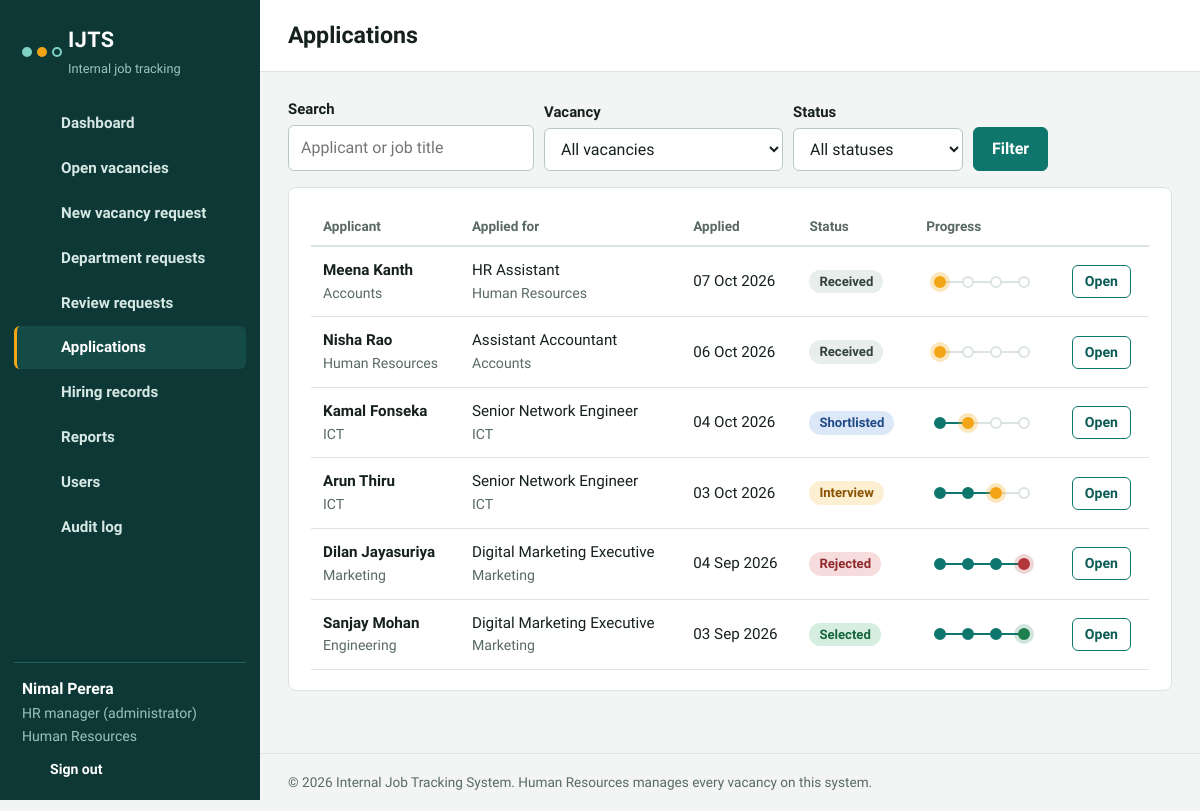
The page /applications.php (signed in) on the database its author committed.
### tables this page shows
CREATE TABLE users (
  id INT UNSIGNED AUTO_INCREMENT PRIMARY KEY,
  full_name VARCHAR(100) NOT NULL,
  email VARCHAR(120) NOT NULL UNIQUE,
  password_hash VARCHAR(255) NOT NULL,
  role ENUM('admin','hr','manager','employee') NOT NULL DEFAULT 'employee',
  department_id INT UNSIGNED NOT NULL,
  status ENUM('Active','Inactive') NOT NULL DEFAULT 'Active',
  created_at TIMESTAMP DEFAULT CURRENT_TIMESTAMP,
  FOREIGN KEY (department_id) REFERENCES departments(id)
);

CREATE TABLE departments (
  id INT UNSIGNED AUTO_INCREMENT PRIMARY KEY,
  name VARCHAR(80) NOT NULL UNIQUE
);

CREATE TABLE applications (
  id INT UNSIGNED AUTO_INCREMENT PRIMARY KEY,
  vacancy_id INT UNSIGNED NOT NULL,
  user_id INT UNSIGNED NOT NULL,
  cover_note TEXT NULL,
  cv_file VARCHAR(100) NULL,
  status ENUM('Received','Shortlisted','Interview','Selected','Rejected','On Hold') NOT NULL DEFAULT 'Received',
  applied_at TIMESTAMP DEFAULT CURRENT_TIMESTAMP,
  UNIQUE KEY uq_vac_user (vacancy_id, user_id),
  FOREIGN KEY (vacancy_id) REFERENCES vacancies(id),
  FOREIGN KEY (user_id) REFERENCES users(id)
);

CREATE TABLE vacancies (
  id INT UNSIGNED AUTO_INCREMENT PRIMARY KEY,
  title VARCHAR(150) NOT NULL,
  department_id INT UNSIGNED NOT NULL,
  requested_by INT UNSIGNED NOT NULL,
  positions TINYINT UNSIGNED NOT NULL DEFAULT 1,
  description TEXT NOT NULL,
  qualifications TEXT NOT NULL,
  justification TEXT NULL,
  closing_date DATE NOT NULL,
  status ENUM('Pending','Approved','Published','Returned','Rejected','Closed','Filled') NOT NULL DEFAULT 'Pending',
  hr_comment TEXT NULL,
  reviewed_by INT UNSIGNED NULL,
  created_at TIMESTAMP DEFAULT CURRENT_TIMESTAMP,
  published_at DATETIME NULL,
  FOREIGN KEY (department_id) REFERENCES departments(id),
  FOREIGN KEY (requested_by) REFERENCES users(id),
  FOREIGN KEY (reviewed_by) REFERENCES users(id),
  INDEX idx_vac_status (status)
);

### includes/db.php (called while the page is built)
<?php
function db() {
    static $pdo = null;
    if ($pdo === null) {
        try {
            $pdo = new PDO(
                'mysql:host=' . DB_HOST . ';dbname=' . DB_NAME . ';charset=utf8mb4',
                DB_USER,
                DB_PASS,
                [
                    PDO::ATTR_ERRMODE => PDO::ERRMODE_EXCEPTION,
                    PDO::ATTR_DEFAULT_FETCH_MODE => PDO::FETCH_ASSOC,
                    PDO::ATTR_EMULATE_PREPARES => false,
                ]
            );
        } catch (PDOException $ex) {
            http_response_code(500);
            die('Cannot connect to the database. Check the settings in config/config.php and make sure you imported database/schema.sql.');
        }
    }
    return $pdo;
}

### applications.php (the view, shortened to what this page needs)
<?php
require_once 'includes/functions.php';
require_role(['hr', 'admin']);
$pageTitle = 'Applications';
$q = trim($_GET['q'] ?? '');
$vid = (int)($_GET['vacancy'] ?? 0);
$status = $_GET['status'] ?? '';
$allowed = ['Received', 'Shortlisted', 'Interview', 'Selected', 'Rejected', 'On Hold'];
$sql = "SELECT a.id, a.status, a.applied_at, u.full_name, ud.name AS from_dept, v.title, vd.name AS to_dept
        FROM applications a JOIN users u ON u.id = a.user_id JOIN departments ud ON ud.id = u.department_id
        JOIN vacancies v ON v.id = a.vacancy_id JOIN departments vd ON vd.id = v.department_id WHERE 1=1";
$p = [];
$sql .= " ORDER BY a.applied_at DESC LIMIT 300";
$rows = q_all($sql, $p);
$vacs = q_all("SELECT id, title FROM vacancies WHERE status IN ('Published','Closed','Filled') ORDER BY title");
include 'includes/header.php';
?>
<form class="filters" method="get">
  <div class="field"><label for="q">Search</label><input type="text" id="q" name="q" value="<?= e($q) ?>" placeholder="Applicant or job title"></div>
  <div class="field"><label for="vacancy">Vacancy</label><select id="vacancy" name="vacancy"><option value="0">All vacancies</option>
    <?php foreach ($vacs as $v): ?><option value="<?= (int)$v['id'] ?>" <?= $vid === (int)$v['id'] ? 'selected' : '' ?>><?= e($v['title']) ?></option><?php endforeach; ?></select></div>
  <div class="field"><label for="status">Status</label><select id="status" name="status"><option value="">All statuses</option>
    <?php foreach ($allowed as $s): ?><option <?= $status === $s ? 'selected' : '' ?>><?= e($s) ?></option><?php endforeach; ?></select></div>
  <button class="btn" type="submit">Filter</button>
</form>
<section class="panel">
  <?php if (!$rows): ?><p class="empty">No applications match these filters.</p>
  <?php else: ?><div class="table-wrap"><table>
    <thead><tr><th>Applicant</th><th>Applied for</th><th>Applied</th><th>Status</th><th>Progress</th><th></th></tr></thead>
    <tbody><?php foreach ($rows as $r): ?>
      <tr><td><strong><?= e($r['full_name']) ?></strong><br><span class="muted small"><?= e($r['from_dept']) ?></span></td>
        <td><?= e($r['title']) ?><br><span class="muted small"><?= e($r['to_dept']) ?></span></td>
        <td><?= e(fmt_date($r['applied_at'])) ?></td><td><?= badge($r['status']) ?></td><td><?= tracker($r['status'], true) ?></td>
        <td><a class="btn ghost sm" href="application_view.php?id=<?= (int)$r['id'] ?>">Open</a></td></tr>
    <?php endforeach; ?></tbody>
  </table></div><?php endif; ?>
</section>
<?php include 'includes/footer.php'; ?>

### includes/header.php (shortened to what this page needs)
<?php
$u = current_user();
$page = basename($_SERVER['PHP_SELF']);
$nav = [];
$nav[] = ['dashboard.php', 'Dashboard', 'dashboard'];
$nav[] = ['vacancies.php', 'Open vacancies', 'briefcase'];
if (in_array($u['role'], ['manager', 'hr', 'admin'], true)) {
    $nav[] = ['request_new.php', 'New vacancy request', 'plus'];
    $nav[] = ['my_requests.php', 'Department requests', 'inbox'];
}
if (is_hr()) {
    $nav[] = ['hr_requests.php', 'Review requests', 'check'];
    $nav[] = ['applications.php', 'Applications', 'file'];
    $nav[] = ['hires.php', 'Hiring records', 'users'];
    $nav[] = ['reports.php', 'Reports', 'chart'];
}
if ($u['role'] === 'admin') {
    $nav[] = ['users.php', 'Users', 'users'];
    $nav[] = ['audit.php', 'Audit log', 'list'];
}
$unread = (int)q_val("SELECT COUNT(*) FROM notifications WHERE user_id = ? AND is_read = 0", [$u['id']]);
?>
<!DOCTYPE html>
<html lang="en">
<head>
<link rel="stylesheet" href="assets/css/style.css">
</head>
<body>
<div class="app">
  <aside class="sidebar" id="sidebar">
    <a class="brand" href="dashboard.php">
      <span class="mark" aria-hidden="true"><i></i><i></i><i></i></span>
      <span class="brand-text"><strong><?= e(APP_NAME) ?></strong><small>Internal job tracking</small></span>
    </a>
    <nav class="nav" aria-label="Main">
      <?php foreach ($nav as $n): ?>
        <a href="<?= e($n[0]) ?>" class="<?= $page === $n[0] ? 'active' : '' ?>"><?= icon($n[2]) ?><span><?= e($n[1]) ?></span></a>
      <?php endforeach; ?>
    </nav>
    <div class="side-user">
      <strong><?= e($u['full_name']) ?></strong>
      <span><?= e(role_label($u['role'])) ?></span>
      <span><?= e($u['dept_name']) ?></span>
      <a href="logout.php" class="logout"><?= icon('logout') ?> Sign out</a>
    </div>
  </aside>
  <div class="main">
    <header class="topbar">
      <h1><?= e($pageTitle ?? 'Dashboard') ?></h1>
      <a class="bell" href="notifications.php" aria-label="Notifications"><?= icon('bell') ?><?php if ($unread > 0): ?><em><?= $unread ?></em><?php endif; ?></a>
    </header>
    <main class="content">

### includes/functions.php (shortened to what this page needs)
<?php
require_once __DIR__ . '/db.php';
function e($v) { return htmlspecialchars((string)$v, ENT_QUOTES, 'UTF-8'); }
function fmt_date($d) { return $d ? date('d M Y', strtotime($d)) : '-'; }
function q_all($sql, $p = []) { $s = db()->prepare($sql); $s->execute($p); return $s->fetchAll(); }
function q_one($sql, $p = []) { $s = db()->prepare($sql); $s->execute($p); $r = $s->fetch(); return $r ? $r : null; }
function current_user() {
    static $u = null;
    if ($u === null) {
        $u = false;
        if (!empty($_SESSION['uid'])) {
            $row = q_one("SELECT u.*, d.name AS dept_name FROM users u JOIN departments d ON d.id = u.department_id WHERE u.id = ? AND u.status = 'Active'", [$_SESSION['uid']]);
            if ($row) { $u = $row; }
        }
    }
    return $u ? $u : null;
}
function require_login() { if (!current_user()) { redirect('login.php'); } }
function is_hr() { $u = current_user(); return $u && in_array($u['role'], ['hr', 'admin'], true); }
function require_role($roles) {
    require_login();
    $u = current_user();
}
function role_label($r) {
    $m = ['admin' => 'HR manager (administrator)', 'hr' => 'HR officer', 'manager' => 'Department head', 'employee' => 'Employee'];
    return $m[$r] ?? $r;
}
function badge($status) {
    $cls = 'b-' . strtolower(str_replace(' ', '-', $status));
    return '<span class="badge ' . e($cls) . '">' . e($status) . '</span>';
}
function tracker($status, $mini = false) {
    $steps = ['Received', 'Shortlisted', 'Interview', 'Decision'];
    $map = ['Received' => 0, 'Shortlisted' => 1, 'Interview' => 2, 'Selected' => 3, 'Rejected' => 3, 'On Hold' => 3];
    $cur = $map[$status] ?? 0;
    $final = in_array($status, ['Selected', 'Rejected', 'On Hold'], true);
    $h = '<ol class="tracker' . ($mini ? ' mini' : '') . '" aria-label="Application progress: ' . e($status) . '">';
    foreach ($steps as $i => $s) {
        if ($i < $cur) { $cls = 'done'; }
        elseif ($i === $cur) { $cls = $final ? 'final-' . strtolower(str_replace(' ', '-', $status)) : 'current'; }
        else { $cls = ''; }
        $label = ($i === 3 && $final) ? $status : $s;
        $h .= '<li class="' . $cls . '"><span class="dot"></span><span class="lbl">' . e($label) . '</span></li>';
    }
    return $h . '</ol>';
}
function icon($name) {
    $p = [
        'dashboard' => '<rect x="3" y="3" width="7" height="9"/><rect x="14" y="3" width="7" height="5"/><rect x="14" y="12" width="7" height="9"/><rect x="3" y="16" width="7" height="5"/>',
        'briefcase' => '<rect x="3" y="7" width="18" height="13" rx="2"/><path d="M9 7V5a2 2 0 0 1 2-2h2a2 2 0 0 1 2 2v2"/>',
        'file'      => '<path d="M14 3H7a2 2 0 0 0-2 2v14a2 2 0 0 0 2 2h10a2 2 0 0 0 2-2V8z"/><path d="M14 3v5h5"/>',
        'plus'      => '<path d="M12 5v14M5 12h14"/>',
        'inbox'     => '<path d="M22 12h-6l-2 3h-4l-2-3H2"/><path d="M5.5 5h13L22 12v6a2 2 0 0 1-2 2H4a2 2 0 0 1-2-2v-6z"/>',
        'check'     => '<circle cx="12" cy="12" r="9"/><path d="M8 12l3 3 5-6"/>',
        'chart'     => '<path d="M4 20V10M10 20V4M16 20v-8M22 20H2"/>',
        'users'     => '<circle cx="9" cy="8" r="4"/><path d="M2 21a7 7 0 0 1 14 0"/><path d="M17 4a4 4 0 0 1 0 8M22 21a6 6 0 0 0-4-5.6"/>',
        'list'      => '<path d="M8 6h13M8 12h13M8 18h13M3 6h.01M3 12h.01M3 18h.01"/>',
        'bell'      => '<path d="M6 8a6 6 0 0 1 12 0c0 7 3 9 3 9H3s3-2 3-9"/><path d="M10 21a2 2 0 0 0 4 0"/>',
        'logout'    => '<path d="M9 21H5a2 2 0 0 1-2-2V5a2 2 0 0 1 2-2h4M16 17l5-5-5-5M21 12H9"/>',
        'menu'      => '<path d="M3 6h18M3 12h18M3 18h18"/>',
    ];
    return '<svg class="ic" viewBox="0 0 24 24" fill="none" stroke="currentColor" stroke-width="1.8" stroke-linecap="round" stroke-linejoin="round" aria-hidden="true">' . ($p[$name] ?? '') . '</svg>';
}

### rows shown on the page
users: full_name "Nimal Perera", role "HR manager (administrator)", department.name "Human Resources"
applications: user.full_name "Meena Kanth", departments.name "Accounts", vacancy.title "HR Assistant", departments.name "Human Resources", applied_at "07 Oct 2026", status "Received"
applications: user.full_name "Nisha Rao", departments.name "Human Resources", vacancy.title "Assistant Accountant", departments.name "Accounts", applied_at "06 Oct 2026", status "Received"
applications: user.full_name "Kamal Fonseka", departments.name "ICT", vacancy.title "Senior Network Engineer", applied_at "04 Oct 2026", status "Shortlisted"
applications: user.full_name "Arun Thiru", departments.name "ICT", vacancy.title "Senior Network Engineer", applied_at "03 Oct 2026", status "Interview"
applications: user.full_name "Dilan Jayasuriya", departments.name "Marketing", vacancy.title "Digital Marketing Executive", applied_at "04 Sep 2026", status "Rejected"
applications: user.full_name "Sanjay Mohan", departments.name "Engineering", vacancy.title "Digital Marketing Executive", departments.name "Marketing", applied_at "03 Sep 2026", status "Selected"

### other values the page prints
APP_NAME "IJTS"
$n[1] "Dashboard"
$n[1] "Open vacancies"
$n[1] "New vacancy request"
$n[1] "Department requests"
$n[1] "Review requests"
$n[1] "Applications"
$n[1] "Hiring records"
$n[1] "Reports"
$n[1] "Users"
$n[1] "Audit log"
$pageTitle "Applications"
APP_FULL_NAME "Internal Job Tracking System"
